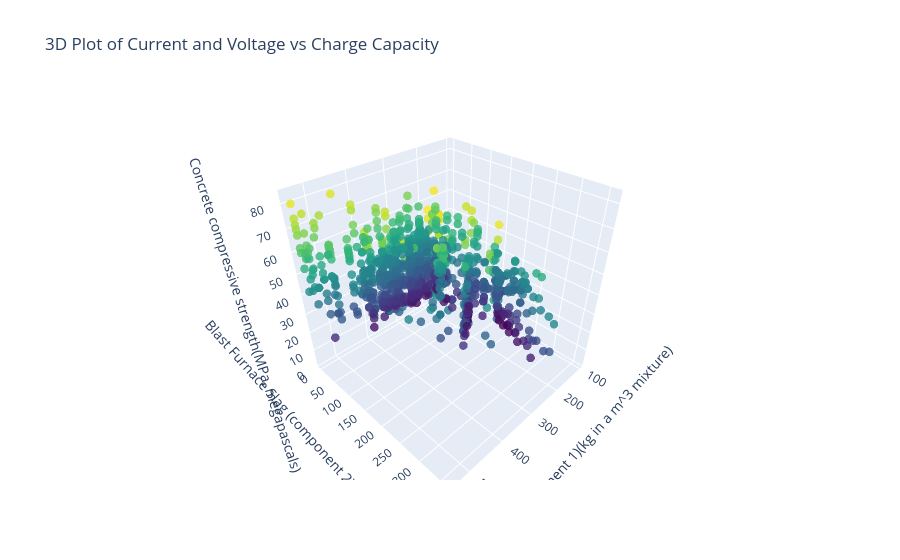

This figure's notebook cell:
### Markdown cell above
# Visualize features vs response

### Code cell
import plotly.graph_objects as go
import numpy as np


# Create a 3D scatter plot
fig = go.Figure(data=[go.Scatter3d(
    x=x[:, 0],  # Cement_Amount
    y=x[:, 1],  # Blast_Furnace_Slag_Amount
    z=y[:, 0],  # Concrete_Strength
    mode='markers',
    marker=dict(
        size=5,
        color=y[:, 0],  # Color by Charge Capacity
        colorscale='Viridis',  # Choose a colorscale
        opacity=0.8
    )
)])

# Set layout
fig.update_layout(
    scene=dict(
        xaxis_title='Cement (component 1)(kg in a m^3 mixture)',
        yaxis_title='Blast Furnace Slag (component 2)(kg in a m^3 mixture)',
        zaxis_title='Concrete compressive strength(MPa, megapascals) '
    ),
    title='3D Plot of Current and Voltage vs Charge Capacity'
)

# Show plot
fig.show()

### Figure 1 — Plotly figure (JSON) as saved in the notebook; plotly's stock layout.template omitted (floating-point values rounded to 4 significant figures; data arrays with more than 128 entries replaced by an {"elided": "..."} marker saying what was removed)
{"data": [{"marker": {"color": {"elided": "1030 float values"}, "colorscale": [[0, "#440154"], [0.1111, "#482878"], [0.2222, "#3e4989"], [0.3333, "#31688e"], [0.4444, "#26828e"], [0.5556, "#1f9e89"], [0.6667, "#35b779"], [0.7778, "#6ece58"], [0.8889, "#b5de2b"], [1, "#fde725"]], "opacity": 0.8, "size": 5}, "mode": "markers", "type": "scatter3d", "x": {"elided": "1030 float values"}, "y": {"elided": "1030 float values"}, "z": {"elided": "1030 float values"}}], "layout": {"scene": {"xaxis": {"title": {"text": "Cement (component 1)(kg in a m^3 mixture)"}}, "yaxis": {"title": {"text": "Blast Furnace Slag (component 2)(kg in a m^3 mixture)"}}, "zaxis": {"title": {"text": "Concrete compressive strength(MPa, megapascals) "}}}, "title": {"text": "3D Plot of Current and Voltage vs Charge Capacity"}}}
